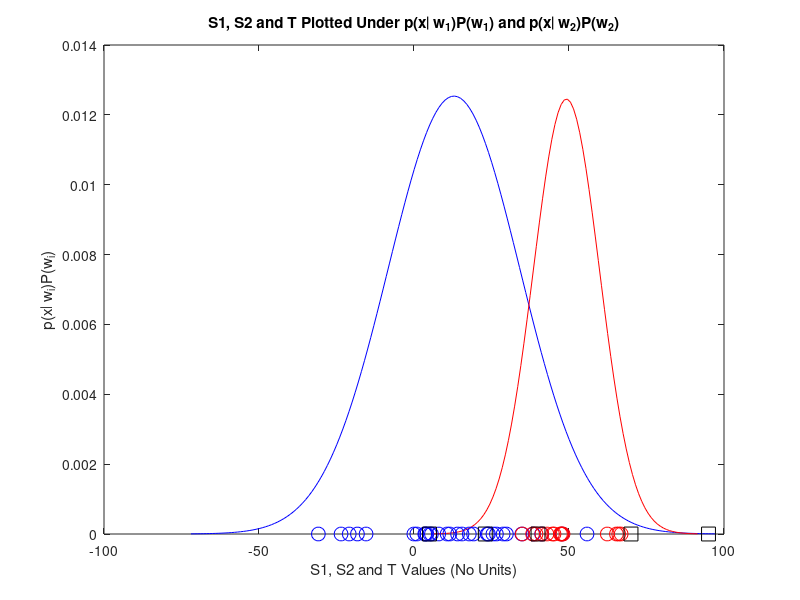

This figure's MATLAB source:
load('normdist.mat')

S1 = sort(S1);
S2 = sort(S2);

S1_phat = mle(S1);
S1_a = S1_phat(1) - 4*S1_phat(2);
S1_b = S1_phat(1) + 4*S1_phat(2);
S1_x = [S1_a:1:S1_b];
S1_norm = normpdf(S1_x, S1_phat(1), S1_phat(2));
S1_prior = 2/3;
S1_norm = S1_norm*S1_prior; % Multiplied by P(w1)

S2_phat = mle(S2);
S2_a = S2_phat(1) - 4*S2_phat(2);
S2_b = S2_phat(1) + 4*S2_phat(2);
S2_x = [S2_a:1:S2_b];
S2_norm = normpdf(S2_x, S2_phat(1), S2_phat(2));
S2_prior = 1/3;
S2_norm = S2_norm*S2_prior; % Multiplied by P(w2)

figure;
plot(S1_x, S1_norm, 'b');
hold on
plot(S2_x, S2_norm, 'r');
hold on
plot(S1,0,'bo','MarkerSize',10);
hold on
plot(S2,0,'ro','MarkerSize',10);
hold on
plot(T ,0,'ks','MarkerSize',10);

title('S1, S2 and T Plotted Under p(x\mid w_{1})P(w_{1}) and p(x\mid w_{2})P(w_{2})');
xlabel('S1, S2 and T Values (No Units)');
ylabel('p(x\mid w_{i})P(w_{i})');
